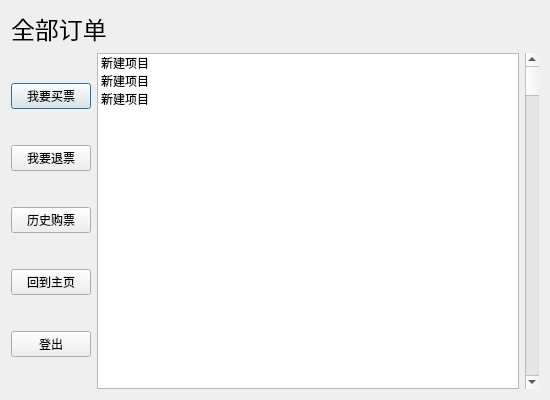
<?xml version="1.0" encoding="UTF-8"?>
<ui version="4.0">
 <class>userticket</class>
 <widget class="QDialog" name="userticket">
  <property name="geometry">
   <rect>
    <x>0</x>
    <y>0</y>
    <width>550</width>
    <height>400</height>
   </rect>
  </property>
  <property name="windowTitle">
   <string>Dialog</string>
  </property>
  <layout class="QVBoxLayout" name="verticalLayout_2">
   <item>
    <widget class="QLabel" name="label">
     <property name="font">
      <font>
       <family>微软雅黑 Light</family>
       <pointsize>18</pointsize>
      </font>
     </property>
     <property name="text">
      <string>全部订单</string>
     </property>
    </widget>
   </item>
   <item>
    <layout class="QHBoxLayout" name="horizontalLayout">
     <item>
      <layout class="QVBoxLayout" name="verticalLayout">
       <item>
        <widget class="QPushButton" name="pushButton">
         <property name="text">
          <string>我要买票</string>
         </property>
        </widget>
       </item>
       <item>
        <widget class="QPushButton" name="pushButton_2">
         <property name="text">
          <string>我要退票</string>
         </property>
        </widget>
       </item>
       <item>
        <widget class="QPushButton" name="pushButton_5">
         <property name="text">
          <string>历史购票</string>
         </property>
        </widget>
       </item>
       <item>
        <widget class="QPushButton" name="pushButton_3">
         <property name="text">
          <string>回到主页</string>
         </property>
        </widget>
       </item>
       <item>
        <widget class="QPushButton" name="pushButton_4">
         <property name="text">
          <string>登出</string>
         </property>
        </widget>
       </item>
      </layout>
     </item>
     <item>
      <widget class="QListWidget" name="listWidget">
       <item>
        <property name="text">
         <string>新建项目</string>
        </property>
       </item>
       <item>
        <property name="text">
         <string>新建项目</string>
        </property>
       </item>
       <item>
        <property name="text">
         <string>新建项目</string>
        </property>
       </item>
      </widget>
     </item>
     <item>
      <widget class="QScrollBar" name="verticalScrollBar">
       <property name="orientation">
        <enum>Qt::Vertical</enum>
       </property>
      </widget>
     </item>
    </layout>
   </item>
  </layout>
 </widget>
 <resources/>
 <connections/>
</ui>
